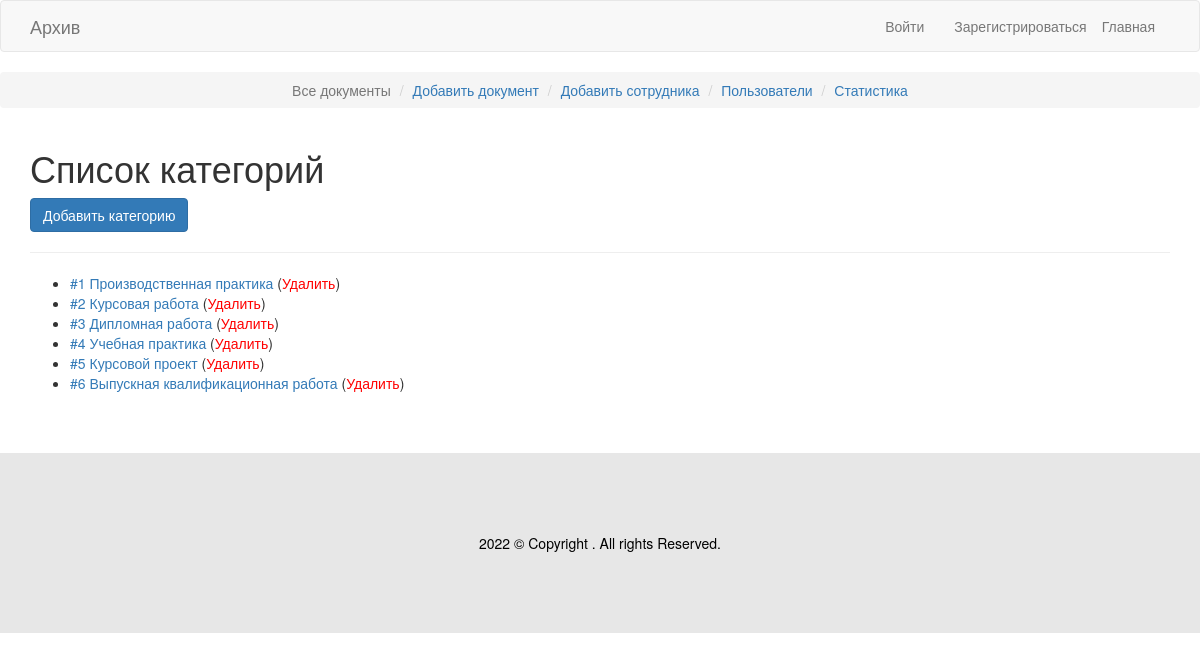
/categories.php, run on the app's committed database.
### tables this page shows
CREATE TABLE `category` (
  `id` int NOT NULL,
  `categoryname` varchar(256) NOT NULL
);

### categories.php (the view, shortened to what this page needs)
<?php
    require_once('header.php');
    $result = mysqli_query($link, "SELECT * FROM category;") or die(mysqli_error($link));
?>
<ol style='text-align:center' class="breadcrumb" >
        <li class="active">Все документы</li>
        <li><a href="adddocument.php">Добавить документ</a></li>
        <li><a href="addsotrudnik.php">Добавить сотрудника</a></li>
        <li><a href="sotrudniki.php">Пользователи</a></li>
        <li><a href="stat1.php">Статистика</a></li>
    </ol>
    <div class="roma">
        <div class="rrr">
<div class="container">
    <h1>Список категорий</h1>
    <a href="add_categories.php" class="btn btn-primary">Добавить категорию</a>
    <hr>
    <?php if($result->num_rows > 0): ?>
        <ul>
            <?php while($value = $result->fetch_assoc()): ?>
                <li><a href="edit_categories.php?id=<?php echo $value["id"]; ?>">#<?php echo $value["id"]; ?> <?php echo $value["categoryname"]; ?></a> (<a onclick="return proverka();" style="color:red" href="?del_id=<?php echo $value["id"]; ?>">Удалить</a>)</li>
            <?php endwhile; ?>
        </ul>
    <?php else: ?>
        <div class="alert alert-info">Список пуст</div>
    <?php endif; ?>
</div>
<?php require_once('footer.php'); ?>

### header.php (shortened to what this page needs)
<!doctype html>
<html lang="en">
<head>
    <link rel="stylesheet" href="css/bootstrap.min.css">
    <link rel="stylesheet" type="text/css" href="css/style.css">
</head>
<body>
<nav class="navbar navbar-default">
    <div class="container">
        <div class="navbar-header">
            <a class="navbar-brand" href="index.php">Архив</a>
        </div>
        <div class="collapse navbar-collapse" id="bs-example-navbar-collapse-1">
            <ul class="nav navbar-nav navbar-right">
                <li class=""><a href="index.php">Главная</a></li>
            </ul>
				<?php
				if(!empty($_SESSION['auth'])){
				echo'
                <div class="collapse navbar-collapse" id="bs-example-navbar-collapse-1">
                <ul class="nav navbar-nav navbar-right">
				<li class="dropdown">
                    <a href="#" class="dropdown-toggle" data-toggle="dropdown" role="button" aria-haspopup="true"
                       aria-expanded="false"><b>' .$_SESSION['name'].'</b> <span class="caret"></span></a>
                       <ul class="dropdown-menu">
                       <li><a href="list2.php">Мои документы</a></li>
                       <li role="separator" class="divider"></li>
                       <li><a href="?exit" >Выйти</a></li>
                       </ul>
                </li>';
				}else{
				echo '        <div class="collapse navbar-collapse" id="bs-example-navbar-collapse-1">
                <ul class="nav navbar-nav navbar-right"><li><a href="login.php">Войти</a></li>     <li><a href="register.php">Зарегистрироваться</a></li>';
				}
				?>
        </div>
    </div>
</nav>

### footer.php (shortened to what this page needs)
</body>
<footer>
<div class="footer">
				<div class="container">
					<div class="footer__wrapper">
						<p class="footer__copy">2022 &copy; Copyright . All rights Reserved.</p>
					</div>
				</div>
			</div>
</footer>
</html>

### css/style.css (style rules this page uses)
.footer { margin-top:50px; position: relative; background-color: #e7e7e7;; color: black; text-align: center; padding: 40px 0; }
.footer__wrapper { position: relative; }
.footer__copy { color: black; margin-bottom: 0; font-weight: 300; }
@media (min-width: 993px) { .footer { padding: 80px 0; } }

### data on the page
category: id "1", categoryname "Производственная практика"
category: id "2", categoryname "Курсовая работа"
category: id "3", categoryname "Дипломная работа"
category: id "4", categoryname "Учебная практика"
category: id "5", categoryname "Курсовой проект"
category: id "6", categoryname "Выпускная квалификационная работа"
